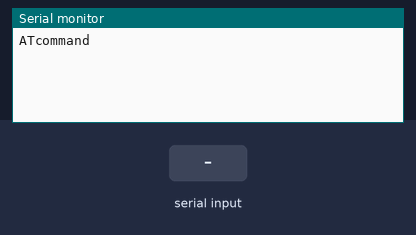
A sketch run on a simulated Arduino Uno, built with avr-gcc and run on an emulated ATmega328P. On the bench: the last lines printed to the serial monitor. The inputs (shaded band) are chosen by the test bench.

Above: at 1.2 s.
1.3 s: "1" received over the second serial link
At 2.5 s:
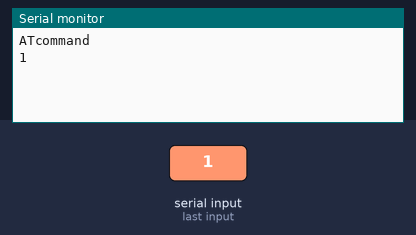
2.8 s: "0" received over the second serial link
At 3.7 s:
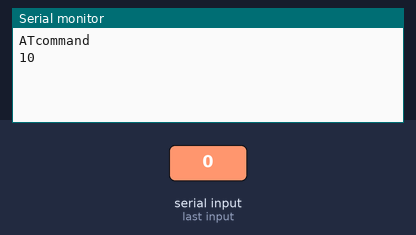

The sketch:

bluetooth_setting.ino
```cpp
#include <SoftwareSerial.h>

SoftwareSerial BTSerial(3, 2);   //bluetooth module Tx:Digital 2 Rx:Digital 3

void setup() {
  Serial.begin(9600);
  BTSerial.begin(9600);
  Serial.println("ATcommand");  //ATcommand Start
}

void loop() {
  if (BTSerial.available())
    Serial.write(BTSerial.read());
  if (Serial.available())
    BTSerial.write(Serial.read());
}
```

Measured:
- after the input at 1.3 s, the serial monitor: prints a new line at once (image 1)
- after the input at 2.8 s, the serial monitor: prints a new line at once (image 2)
